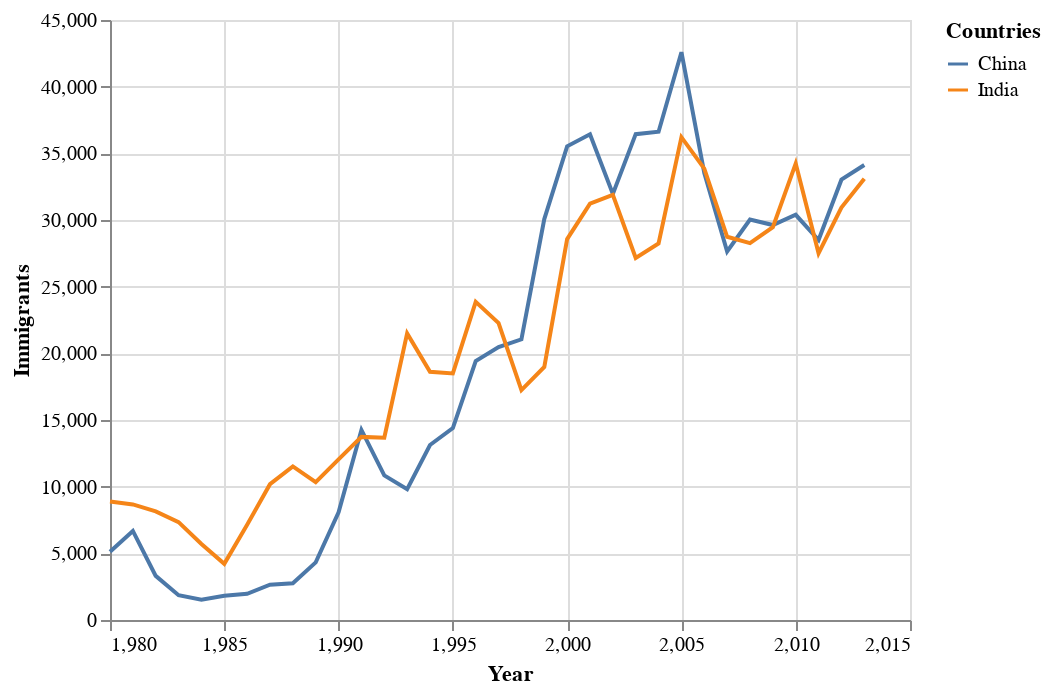

Notebook source saved alongside this figure:
### Code cell
# chart - convert wide form to long form
# why convert inside the chart? - for analysis later
# the df shows the wide form
# the charts needs the long form
# we need to specify the type in this case
alt.Chart(df_CI).transform_fold(
    ['China', 'India'],
    as_=['Countries', 'Immigrants']
).mark_line().encode(
    alt.X('Year'),
    alt.Y('Immigrants:Q'),
    alt.Color('Countries:N')
)

### Figure 1 — Vega-Lite specification as saved in the notebook (floating-point values rounded to 4 significant figures)
{"config": {"view": {"continuousWidth": 400, "continuousHeight": 300}}, "data": {"name": "data-7595c44eee687b0c2dff7ee81aded851"}, "mark": "line", "encoding": {"color": {"type": "nominal", "field": "Countries"}, "x": {"type": "quantitative", "field": "Year"}, "y": {"type": "quantitative", "field": "Immigrants"}}, "transform": [{"fold": ["China", "India"], "as": ["Countries", "Immigrants"]}], "$schema": "https://vega.github.io/schema/vega-lite/v4.8.1.json", "datasets": {"data-7595c44eee687b0c2dff7ee81aded851": [{"Year": 1980, "China": 5123, "India": 8880}, {"Year": 1981, "China": 6682, "India": 8670}, {"Year": 1982, "China": 3308, "India": 8147}, {"Year": 1983, "China": 1863, "India": 7338}, {"Year": 1984, "China": 1527, "India": 5704}, {"Year": 1985, "China": 1816, "India": 4211}, {"Year": 1986, "China": 1960, "India": 7150}, {"Year": 1987, "China": 2643, "India": 10189}, {"Year": 1988, "China": 2758, "India": 11522}, {"Year": 1989, "China": 4323, "India": 10343}, {"Year": 1990, "China": 8076, "India": 12041}, {"Year": 1991, "China": 14255, "India": 13734}, {"Year": 1992, "China": 10846, "India": 13673}, {"Year": 1993, "China": 9817, "India": 21496}, {"Year": 1994, "China": 13128, "India": 18620}, {"Year": 1995, "China": 14398, "India": 18489}, {"Year": 1996, "China": 19415, "India": 23859}, {"Year": 1997, "China": 20475, "India": 22268}, {"Year": 1998, "China": 21049, "India": 17241}, {"Year": 1999, "China": 30069, "India": 18974}, {"Year": 2000, "China": 35529, "India": 28572}, {"Year": 2001, "China": 36434, "India": 31223}, {"Year": 2002, "China": 31961, "India": 31889}, {"Year": 2003, "China": 36439, "India": 27155}, {"Year": 2004, "China": 36619, "India": 28235}, {"Year": 2005, "China": 42584, "India": 36210}, {"Year": 2006, "China": 33518, "India": 33848}, {"Year": 2007, "China": 27642, "India": 28742}, {"Year": 2008, "China": 30037, "India": 28261}, {"Year": 2009, "China": 29622, "India": 29456}, {"Year": 2010, "China": 30391, "India": 34235}, {"Year": 2011, "China": 28502, "India": 27509}, {"Year": 2012, "China": 33024, "India": 30933}, {"Year": 2013, "China": 34129, "India": 33087}]}}
